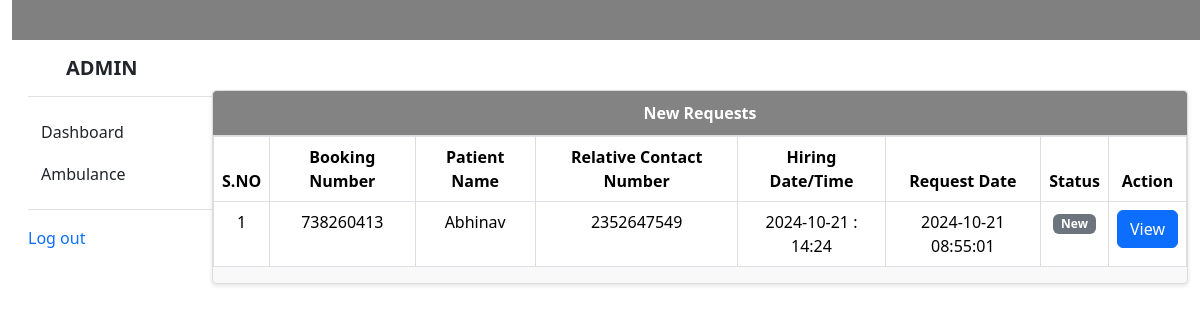
The page /ambulance_booking/admin/new-ambulance-request.php (signed in) on the database its author committed.
### tables this page shows
CREATE TABLE `tblambulancehiring` (
  `ID` int(11) NOT NULL,
  `BookingNumber` int(10) DEFAULT NULL,
  `PatientName` varchar(250) DEFAULT NULL,
  `RelativeName` varchar(250) DEFAULT NULL,
  `RelativeConNum` bigint(11) DEFAULT NULL,
  `HiringDate` varchar(250) DEFAULT NULL,
  `HiringTime` varchar(250) DEFAULT NULL,
  `AmbulanceType` int(5) DEFAULT NULL,
  `Address` mediumtext DEFAULT NULL,
  `City` mediumtext DEFAULT NULL,
  `State` mediumtext DEFAULT NULL,
  `Message` longtext DEFAULT NULL,
  `BookingDate` timestamp NULL DEFAULT current_timestamp(),
  `Remark` varchar(250) DEFAULT NULL,
  `Status` varchar(250) DEFAULT NULL,
  `AmbulanceRegNo` varchar(250) DEFAULT NULL,
  `UpdationDate` timestamp NULL DEFAULT NULL ON UPDATE current_timestamp()
);

### ambulance_booking/admin/new-ambulance-request.php (the view, shortened to what this page needs)
<?php
include('includes/dbconnection.php');
if (strlen($_SESSION['eahpaid']==0)) {
  header('location:logout.php');
  } else{
?>
<!DOCTYPE html>
<html lang="en">
<head>
    <link rel="stylesheet" href="style.css">
    <link href="https://cdn.jsdelivr.net/npm/bootstrap@5.3.3/dist/css/bootstrap.min.css" rel="stylesheet">
</head>
<body>
    <div class="container-fluid">
        <div class="row">
            <div class="col-md-12">
                <?php include_once('includes/header.php'); ?>
            </div>
        </div>
        <div class="row">
            <div class="col-md-2">
                <?php include_once('includes/sidebar.php'); ?>
            </div>
            <div class="col-md-10">
                <div class="panel panel-default">
                    <div class="panel-heading">
                    New Requests
                    </div>
                    <div>
                        <table class="table table-bordered">
                        <thead>
                            <tr>
                                <th data-breakpoints="xs">S.NO</th>
                                <th>Booking Number</th>
                                <th>Patient Name</th>
                                <th>Relative Contact Number</th>
                                <th>Hiring Date/Time</th>
                                <th>Request Date</th>
                                <th>Status</th>
                                <th data-breakpoints="xs">Action</th>
                            </tr>
                        </thead>
                    <?php
            $ret=mysqli_query($con,"select * from  tblambulancehiring where tblambulancehiring.Status is null");
            $cnt=1;
            $count=mysqli_num_rows($ret);
            if($count>0){
            while ($row=mysqli_fetch_array($ret)) {
            ?>
                        <tbody>
          <tr data-expanded="true">
            <td><?php echo $cnt;?></td>
              <td><?php  echo $row['BookingNumber'];?></td>
              <td><?php  echo $row['PatientName'];?></td>
                  <td><?php  echo $row['RelativeConNum'];?></td>
                  <td><?php  echo $row['HiringDate'];?> : <?php  echo $row['HiringTime'];?></td>
                  <td><?php  echo $row['BookingDate'];?></td>
                                   <td> <?php   $pstatus=$row['Status'];
                 if($pstatus==""){ ?>
<span class="badge text-bg-secondary">New</span>
 <?php } elseif($pstatus=="Assigned"){ ?>
<span class="badge text-bg-info">Assigned</span>
 <?php } elseif($pstatus=="On the way"){ ?>
<span class="badge text-bg-info">On the Way</span>
 <?php } elseif($pstatus=="Pickup"){ ?>
<span class="badge text-bg-warning">Patient Pick</span>
 <?php } elseif($pstatus=="Reached"){ ?>
<span class="badge text-bg-success">Patient Reached Hospital</span>
 <?php } elseif($pstatus=="Rejected"){ ?>
<span class="badge text-bg-danger">Rejected</span>
<?php } ?>
</td>
                  <td><a href="booking-details.php?id=<?php echo $row['ID'];?>&&bookingnum=<?php echo $row['BookingNumber'];?>" class="btn btn-primary">View</a></td>
                </tr>
                <?php
$cnt=$cnt+1;
} } else {?>
<tr>
  <th colspan="8" style="color:red">No Record Found</th>
</tr>
<?php } ?>
 </tbody>
              </table>
      </div>
    </div>
            </div>
        </div>
    </div>
</body>
</html>
<?php  } ?>

### ambulance_booking/admin/style.css (style rules this page uses)
a { text-decoration: none; }
.panel { background-color: #f9f9f9; border: 1px solid #ddd; border-radius: 4px; box-shadow: 0 2px 4px rgba(0, 0, 0, 0.1); margin-top: 50px; margin-bottom: 20px; }
.panel-heading { background-color: #838383; color: white; font-weight: bold; padding: 10px 15px; border-bottom: 1px solid #ddd; border-top-left-radius: 4px; border-top-right-radius: 4px; text-align: center; }
.table { width: 100%; margin: 0; background-color: #fff; border-collapse: collapse; }
.table th { background-color: #f1f1f1; color: #333; font-weight: bold; padding: 12px; text-align: center; border: 1px solid #ddd; }
.table td { padding: 10px; text-align: center; border: 1px solid #ddd; }
.table tbody tr:nth-child(odd) { background-color: #f9f9f9; }
.btn { padding: 8px 12px; border-radius: 4px; text-decoration: none; color: white; font-weight: bold; }
.btn-primary { background-color: #898989; border: none; }
.btn { background-color: #007bff; color: white; padding: 10px 15px; font-size: 16px; border: none; border-radius: 4px; transition: background-color 0.3s ease; cursor: pointer; }

### rows shown on the page
tblambulancehiring: BookingNumber "738260413", PatientName "Abhinav", RelativeConNum "2352647549", HiringDate "2024-10-21", HiringTime "14:24", BookingDate "2024-10-21 08:55:01"
